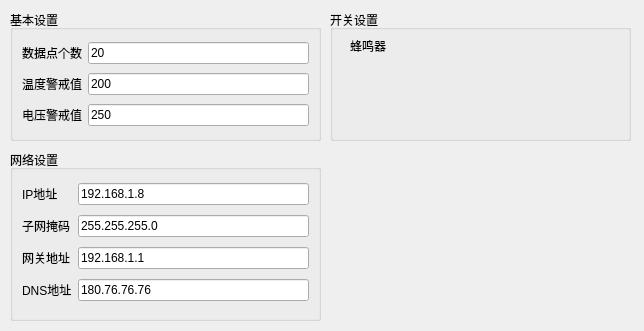
<?xml version="1.0" encoding="UTF-8"?>
<ui version="4.0">
 <class>frmConfig</class>
 <widget class="QWidget" name="frmConfig">
  <property name="geometry">
   <rect>
    <x>0</x>
    <y>0</y>
    <width>644</width>
    <height>331</height>
   </rect>
  </property>
  <property name="windowTitle">
   <string>Form</string>
  </property>
  <widget class="QGroupBox" name="groupBox">
   <property name="geometry">
    <rect>
     <x>10</x>
     <y>10</y>
     <width>311</width>
     <height>131</height>
    </rect>
   </property>
   <property name="title">
    <string>基本设置</string>
   </property>
   <layout class="QGridLayout" name="gridLayout_2">
    <item row="0" column="0">
     <widget class="QLabel" name="labMaxX">
      <property name="text">
       <string>数据点个数</string>
      </property>
     </widget>
    </item>
    <item row="0" column="1">
     <widget class="QLineEdit" name="txtMaxX">
      <property name="text">
       <string>20</string>
      </property>
     </widget>
    </item>
    <item row="1" column="0">
     <widget class="QLabel" name="labMaxY">
      <property name="text">
       <string>温度警戒值</string>
      </property>
     </widget>
    </item>
    <item row="1" column="1">
     <widget class="QLineEdit" name="txtMaxY">
      <property name="text">
       <string>200</string>
      </property>
     </widget>
    </item>
    <item row="2" column="0">
     <widget class="QLabel" name="label_3">
      <property name="text">
       <string>电压警戒值</string>
      </property>
     </widget>
    </item>
    <item row="2" column="1">
     <widget class="QLineEdit" name="lineEdit_3">
      <property name="text">
       <string>250</string>
      </property>
     </widget>
    </item>
   </layout>
  </widget>
  <widget class="QGroupBox" name="groupBox_2">
   <property name="geometry">
    <rect>
     <x>10</x>
     <y>150</y>
     <width>311</width>
     <height>171</height>
    </rect>
   </property>
   <property name="title">
    <string>网络设置</string>
   </property>
   <layout class="QGridLayout" name="gridLayout">
    <item row="0" column="0">
     <widget class="QLabel" name="label_4">
      <property name="text">
       <string>IP地址</string>
      </property>
     </widget>
    </item>
    <item row="0" column="1">
     <widget class="QLineEdit" name="lineEdit_4">
      <property name="text">
       <string>192.168.1.8</string>
      </property>
     </widget>
    </item>
    <item row="1" column="0">
     <widget class="QLabel" name="label_5">
      <property name="text">
       <string>子网掩码</string>
      </property>
     </widget>
    </item>
    <item row="1" column="1">
     <widget class="QLineEdit" name="lineEdit_5">
      <property name="text">
       <string>255.255.255.0</string>
      </property>
     </widget>
    </item>
    <item row="2" column="0">
     <widget class="QLabel" name="label_6">
      <property name="text">
       <string>网关地址</string>
      </property>
     </widget>
    </item>
    <item row="2" column="1">
     <widget class="QLineEdit" name="lineEdit_6">
      <property name="text">
       <string>192.168.1.1</string>
      </property>
     </widget>
    </item>
    <item row="3" column="0">
     <widget class="QLabel" name="label_7">
      <property name="text">
       <string>DNS地址</string>
      </property>
     </widget>
    </item>
    <item row="3" column="1">
     <widget class="QLineEdit" name="lineEdit_7">
      <property name="text">
       <string>180.76.76.76</string>
      </property>
     </widget>
    </item>
   </layout>
  </widget>
  <widget class="QGroupBox" name="groupBox_3">
   <property name="geometry">
    <rect>
     <x>330</x>
     <y>10</y>
     <width>301</width>
     <height>131</height>
    </rect>
   </property>
   <property name="title">
    <string>开关设置</string>
   </property>
   <widget class="QLabel" name="label_8">
    <property name="geometry">
     <rect>
      <x>20</x>
      <y>30</y>
      <width>54</width>
      <height>12</height>
     </rect>
    </property>
    <property name="text">
     <string>蜂鸣器</string>
    </property>
   </widget>
   <widget class="SwitchButton" name="switchBeep" native="true">
    <property name="geometry">
     <rect>
      <x>70</x>
      <y>20</y>
      <width>70</width>
      <height>30</height>
     </rect>
    </property>
    <property name="focusPolicy">
     <enum>Qt::StrongFocus</enum>
    </property>
   </widget>
  </widget>
 </widget>
 <customwidgets>
  <customwidget>
   <class>SwitchButton</class>
   <extends>QWidget</extends>
   <header location="global">switchbutton.h</header>
   <container>1</container>
  </customwidget>
 </customwidgets>
 <tabstops>
  <tabstop>switchBeep</tabstop>
  <tabstop>txtMaxX</tabstop>
  <tabstop>txtMaxY</tabstop>
  <tabstop>lineEdit_3</tabstop>
  <tabstop>lineEdit_4</tabstop>
  <tabstop>lineEdit_5</tabstop>
  <tabstop>lineEdit_6</tabstop>
  <tabstop>lineEdit_7</tabstop>
 </tabstops>
 <resources/>
 <connections/>
</ui>
